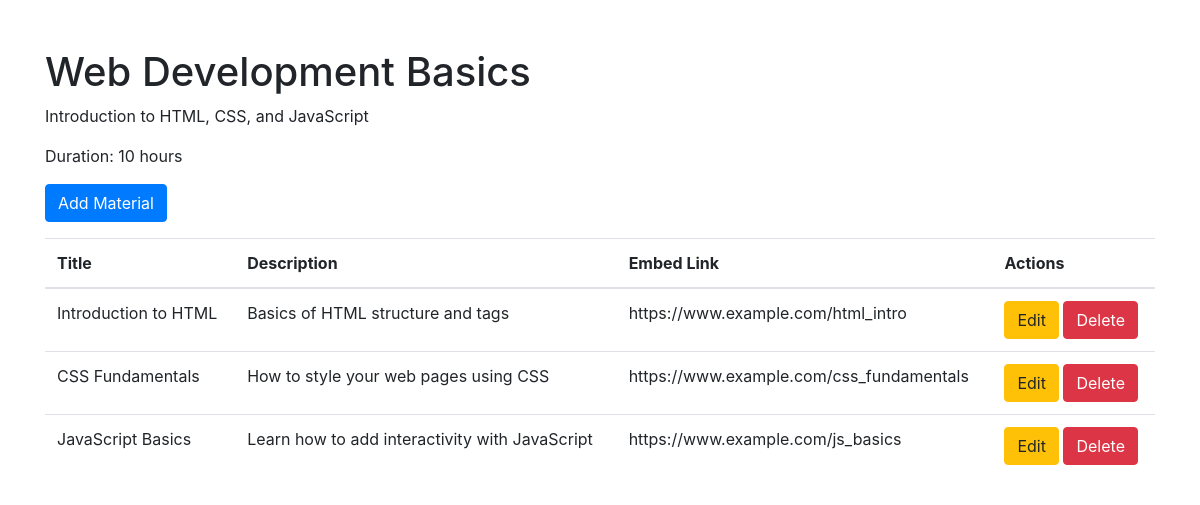
The page /course_view.php?id=2 on the database its author committed.
### tables this page shows
CREATE TABLE `courses` (
  `id` int(11) NOT NULL,
  `title` varchar(255) NOT NULL,
  `description` text DEFAULT NULL,
  `duration` int(11) NOT NULL
);

CREATE TABLE `materials` (
  `id` int(11) NOT NULL,
  `course_id` int(11) DEFAULT NULL,
  `title` varchar(255) NOT NULL,
  `description` text DEFAULT NULL,
  `embed_link` text DEFAULT NULL
);

### course_view.php (the view, shortened to what this page needs)
<?php
include 'db.php';
$id = $_GET['id'];
$sql = "SELECT * FROM courses WHERE id=$id";
$course_result = $conn->query($sql);
$course = $course_result->fetch_assoc();
$material_sql = "SELECT * FROM materials WHERE course_id=$id";
$material_result = $conn->query($material_sql);
?>
<!DOCTYPE html>
<html lang="en">
<head>
    <link rel="stylesheet" href="https://cdn.jsdelivr.net/npm/bootstrap@4.6.1/dist/css/bootstrap.min.css">
</head>
<body>
    <div class="container">
        <h1 class="mt-5"><?php echo $course['title']; ?></h1>
        <p><?php echo $course['description']; ?></p>
        <p>Duration: <?php echo $course['duration']; ?> hours</p>
        <a href="material_create.php?course_id=<?php echo $id; ?>" class="btn btn-primary mb-3">Add Material</a>
        <table class="table">
            <thead>
                <tr>
                    <th>Title</th>
                    <th>Description</th>
                    <th>Embed Link</th>
                    <th>Actions</th>
                </tr>
            </thead>
            <tbody>
                <?php while($material = $material_result->fetch_assoc()): ?>
                <tr>
                    <td><?php echo $material['title']; ?></td>
                    <td><?php echo $material['description']; ?></td>
                    <td><?php echo $material['embed_link']; ?></td>
                    <td>
                        <a href="material_edit.php?id=<?php echo $material['id']; ?>&course_id=<?php echo $id; ?>" class="btn btn-warning">Edit</a>
                        <a href="material_delete.php?id=<?php echo $material['id']; ?>&course_id=<?php echo $id; ?>" class="btn btn-danger">Delete</a>
                    </td>
                </tr>
                <?php endwhile; ?>
            </tbody>
        </table>
    </div>
</body>
</html>

### rows shown on the page
courses: title "Web Development Basics", description "Introduction to HTML, CSS, and JavaScript", duration "10"
materials: title "Introduction to HTML", description "Basics of HTML structure and tags", embed_link "https://www.example.com/html_intro"
materials: title "CSS Fundamentals", description "How to style your web pages using CSS", embed_link "https://www.example.com/css_fundamentals"
materials: title "JavaScript Basics", description "Learn how to add interactivity with JavaScript", embed_link "https://www.example.com/js_basics"
